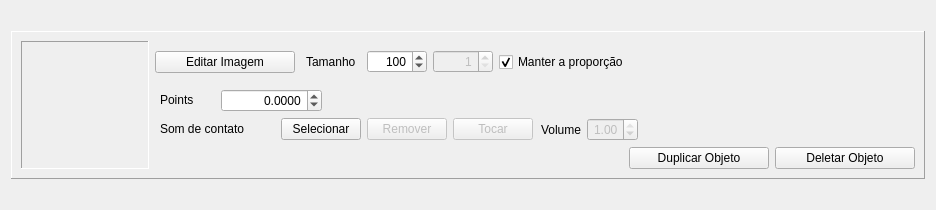
<?xml version="1.0" encoding="UTF-8"?>
<ui version="4.0">
 <class>ObjectWidget</class>
 <widget class="QWidget" name="ObjectWidget">
  <property name="geometry">
   <rect>
    <x>0</x>
    <y>0</y>
    <width>936</width>
    <height>210</height>
   </rect>
  </property>
  <property name="sizePolicy">
   <sizepolicy hsizetype="Preferred" vsizetype="Fixed">
    <horstretch>0</horstretch>
    <verstretch>0</verstretch>
   </sizepolicy>
  </property>
  <property name="windowTitle">
   <string>Forma</string>
  </property>
  <layout class="QGridLayout" name="gridLayout">
   <item row="0" column="0">
    <widget class="QFrame" name="frameObject">
     <property name="sizePolicy">
      <sizepolicy hsizetype="Preferred" vsizetype="Fixed">
       <horstretch>0</horstretch>
       <verstretch>0</verstretch>
      </sizepolicy>
     </property>
     <property name="frameShape">
      <enum>QFrame::Shape::Panel</enum>
     </property>
     <property name="frameShadow">
      <enum>QFrame::Shadow::Raised</enum>
     </property>
     <layout class="QHBoxLayout" name="horizontalLayout_13">
      <item>
       <widget class="QLabel" name="label_Image">
        <property name="sizePolicy">
         <sizepolicy hsizetype="Fixed" vsizetype="Fixed">
          <horstretch>0</horstretch>
          <verstretch>0</verstretch>
         </sizepolicy>
        </property>
        <property name="minimumSize">
         <size>
          <width>128</width>
          <height>128</height>
         </size>
        </property>
        <property name="maximumSize">
         <size>
          <width>128</width>
          <height>128</height>
         </size>
        </property>
        <property name="accessibleName">
         <string notr="true"/>
        </property>
        <property name="autoFillBackground">
         <bool>true</bool>
        </property>
        <property name="frameShape">
         <enum>QFrame::Shape::Panel</enum>
        </property>
        <property name="frameShadow">
         <enum>QFrame::Shadow::Sunken</enum>
        </property>
        <property name="text">
         <string/>
        </property>
        <property name="scaledContents">
         <bool>false</bool>
        </property>
        <property name="alignment">
         <set>Qt::AlignmentFlag::AlignCenter</set>
        </property>
        <property name="margin">
         <number>2</number>
        </property>
        <property name="indent">
         <number>0</number>
        </property>
       </widget>
      </item>
      <item>
       <layout class="QVBoxLayout" name="verticalLayout_Buttons">
        <item>
         <layout class="QHBoxLayout" name="horizontalLayout_SelectImage">
          <item>
           <widget class="QPushButton" name="pushButton_SelectImage">
            <property name="sizePolicy">
             <sizepolicy hsizetype="Fixed" vsizetype="Fixed">
              <horstretch>0</horstretch>
              <verstretch>0</verstretch>
             </sizepolicy>
            </property>
            <property name="minimumSize">
             <size>
              <width>140</width>
              <height>0</height>
             </size>
            </property>
            <property name="text">
             <string>Editar Imagem</string>
            </property>
           </widget>
          </item>
          <item>
           <widget class="QLabel" name="label_Size">
            <property name="sizePolicy">
             <sizepolicy hsizetype="Preferred" vsizetype="Fixed">
              <horstretch>0</horstretch>
              <verstretch>0</verstretch>
             </sizepolicy>
            </property>
            <property name="minimumSize">
             <size>
              <width>60</width>
              <height>0</height>
             </size>
            </property>
            <property name="text">
             <string>Tamanho</string>
            </property>
            <property name="indent">
             <number>5</number>
            </property>
           </widget>
          </item>
          <item>
           <widget class="QSpinBox" name="spinBox_Width">
            <property name="minimumSize">
             <size>
              <width>60</width>
              <height>0</height>
             </size>
            </property>
            <property name="alignment">
             <set>Qt::AlignmentFlag::AlignRight|Qt::AlignmentFlag::AlignTrailing|Qt::AlignmentFlag::AlignVCenter</set>
            </property>
            <property name="minimum">
             <number>1</number>
            </property>
            <property name="maximum">
             <number>1920</number>
            </property>
            <property name="value">
             <number>100</number>
            </property>
           </widget>
          </item>
          <item>
           <widget class="QSpinBox" name="spinBox_Height">
            <property name="enabled">
             <bool>false</bool>
            </property>
            <property name="minimumSize">
             <size>
              <width>60</width>
              <height>0</height>
             </size>
            </property>
            <property name="alignment">
             <set>Qt::AlignmentFlag::AlignRight|Qt::AlignmentFlag::AlignTrailing|Qt::AlignmentFlag::AlignVCenter</set>
            </property>
            <property name="minimum">
             <number>1</number>
            </property>
            <property name="maximum">
             <number>1920</number>
            </property>
           </widget>
          </item>
          <item>
           <widget class="QCheckBox" name="checkBox_KeepAspectRatio">
            <property name="sizePolicy">
             <sizepolicy hsizetype="Expanding" vsizetype="Fixed">
              <horstretch>0</horstretch>
              <verstretch>0</verstretch>
             </sizepolicy>
            </property>
            <property name="text">
             <string>Manter a proporção</string>
            </property>
            <property name="checked">
             <bool>true</bool>
            </property>
           </widget>
          </item>
          <item>
           <widget class="QLabel" name="label_AlertSize">
            <property name="text">
             <string/>
            </property>
           </widget>
          </item>
          <item>
           <spacer name="horizontalSpacer_SelectImage">
            <property name="orientation">
             <enum>Qt::Orientation::Horizontal</enum>
            </property>
            <property name="sizeHint" stdset="0">
             <size>
              <width>40</width>
              <height>20</height>
             </size>
            </property>
           </spacer>
          </item>
         </layout>
        </item>
        <item>
         <layout class="QHBoxLayout" name="horizontalLayout_Points">
          <item>
           <widget class="QLabel" name="label_Points">
            <property name="sizePolicy">
             <sizepolicy hsizetype="Preferred" vsizetype="Fixed">
              <horstretch>0</horstretch>
              <verstretch>0</verstretch>
             </sizepolicy>
            </property>
            <property name="minimumSize">
             <size>
              <width>60</width>
              <height>0</height>
             </size>
            </property>
            <property name="text">
             <string>Points</string>
            </property>
            <property name="indent">
             <number>5</number>
            </property>
           </widget>
          </item>
          <item>
           <widget class="QDoubleSpinBox" name="doubleSpinBox_Points">
            <property name="alignment">
             <set>Qt::AlignmentFlag::AlignRight|Qt::AlignmentFlag::AlignTrailing|Qt::AlignmentFlag::AlignVCenter</set>
            </property>
            <property name="decimals">
             <number>4</number>
            </property>
            <property name="minimum">
             <double>-1000000.000000000000000</double>
            </property>
            <property name="maximum">
             <double>1000000.000000000000000</double>
            </property>
           </widget>
          </item>
          <item>
           <spacer name="horizontalSpacer_Points">
            <property name="orientation">
             <enum>Qt::Orientation::Horizontal</enum>
            </property>
            <property name="sizeHint" stdset="0">
             <size>
              <width>40</width>
              <height>20</height>
             </size>
            </property>
           </spacer>
          </item>
         </layout>
        </item>
        <item>
         <layout class="QHBoxLayout" name="horizontalLayout_Sound">
          <item>
           <widget class="QLabel" name="label_Sound">
            <property name="sizePolicy">
             <sizepolicy hsizetype="Preferred" vsizetype="Fixed">
              <horstretch>0</horstretch>
              <verstretch>0</verstretch>
             </sizepolicy>
            </property>
            <property name="minimumSize">
             <size>
              <width>120</width>
              <height>0</height>
             </size>
            </property>
            <property name="text">
             <string>Som de contato</string>
            </property>
            <property name="indent">
             <number>5</number>
            </property>
           </widget>
          </item>
          <item>
           <widget class="QPushButton" name="pushButton_SoundSelect">
            <property name="sizePolicy">
             <sizepolicy hsizetype="Fixed" vsizetype="Fixed">
              <horstretch>0</horstretch>
              <verstretch>0</verstretch>
             </sizepolicy>
            </property>
            <property name="text">
             <string>Selecionar</string>
            </property>
           </widget>
          </item>
          <item>
           <widget class="QPushButton" name="pushButton_SoundRemove">
            <property name="enabled">
             <bool>false</bool>
            </property>
            <property name="sizePolicy">
             <sizepolicy hsizetype="Fixed" vsizetype="Fixed">
              <horstretch>0</horstretch>
              <verstretch>0</verstretch>
             </sizepolicy>
            </property>
            <property name="text">
             <string>Remover</string>
            </property>
           </widget>
          </item>
          <item>
           <widget class="QPushButton" name="pushButton_SoundPlay">
            <property name="enabled">
             <bool>false</bool>
            </property>
            <property name="sizePolicy">
             <sizepolicy hsizetype="Fixed" vsizetype="Fixed">
              <horstretch>0</horstretch>
              <verstretch>0</verstretch>
             </sizepolicy>
            </property>
            <property name="text">
             <string>Tocar</string>
            </property>
           </widget>
          </item>
          <item>
           <widget class="QLabel" name="label_Volume">
            <property name="text">
             <string>Volume</string>
            </property>
            <property name="indent">
             <number>2</number>
            </property>
           </widget>
          </item>
          <item>
           <widget class="QDoubleSpinBox" name="doubleSpinBox_Volume">
            <property name="enabled">
             <bool>false</bool>
            </property>
            <property name="alignment">
             <set>Qt::AlignmentFlag::AlignRight|Qt::AlignmentFlag::AlignTrailing|Qt::AlignmentFlag::AlignVCenter</set>
            </property>
            <property name="maximum">
             <double>1.000000000000000</double>
            </property>
            <property name="singleStep">
             <double>0.100000000000000</double>
            </property>
            <property name="value">
             <double>1.000000000000000</double>
            </property>
           </widget>
          </item>
          <item>
           <spacer name="horizontalSpacer_Sound">
            <property name="orientation">
             <enum>Qt::Orientation::Horizontal</enum>
            </property>
            <property name="sizeHint" stdset="0">
             <size>
              <width>40</width>
              <height>20</height>
             </size>
            </property>
           </spacer>
          </item>
         </layout>
        </item>
        <item>
         <layout class="QHBoxLayout" name="horizontalLayout_Size">
          <item>
           <spacer name="horizontalSpacer">
            <property name="orientation">
             <enum>Qt::Orientation::Horizontal</enum>
            </property>
            <property name="sizeHint" stdset="0">
             <size>
              <width>40</width>
              <height>20</height>
             </size>
            </property>
           </spacer>
          </item>
          <item>
           <widget class="QPushButton" name="pushButton">
            <property name="minimumSize">
             <size>
              <width>140</width>
              <height>0</height>
             </size>
            </property>
            <property name="text">
             <string>Duplicar Objeto</string>
            </property>
           </widget>
          </item>
          <item>
           <widget class="QPushButton" name="pushButton_Delete">
            <property name="sizePolicy">
             <sizepolicy hsizetype="Fixed" vsizetype="Fixed">
              <horstretch>0</horstretch>
              <verstretch>0</verstretch>
             </sizepolicy>
            </property>
            <property name="minimumSize">
             <size>
              <width>140</width>
              <height>0</height>
             </size>
            </property>
            <property name="text">
             <string>Deletar Objeto</string>
            </property>
           </widget>
          </item>
         </layout>
        </item>
       </layout>
      </item>
     </layout>
    </widget>
   </item>
  </layout>
 </widget>
 <resources/>
 <connections/>
</ui>
